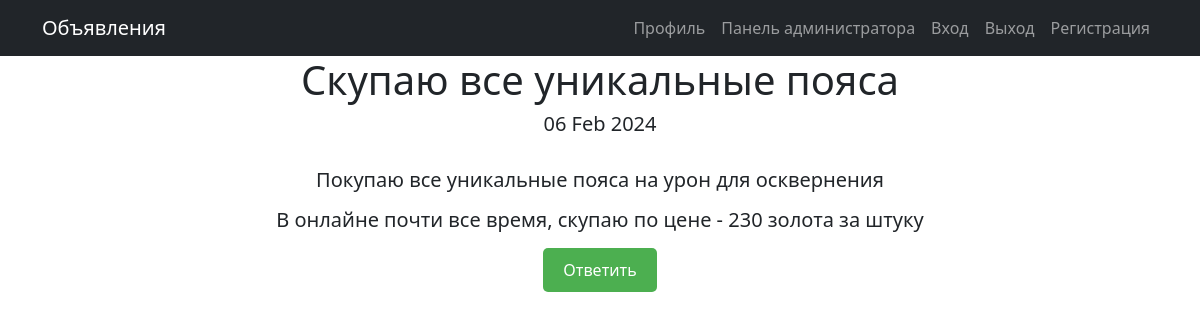
The page /5 on the database its author committed.
### trade/models.py (models this page shows, shortened)
class Post(models.Model):
    TANK = 'TK'
    HEAL = 'HL'
    DEALDAMAGE = 'DD'
    TRADER = 'TD'
    GUILDMASTER = 'GM'
    QUESTGIVER = 'QG'
    BLACKSMITH = 'BS'
    TANNER = 'TR'
    POTIONMAKER = 'PM'
    SPELLMASTER = 'SM'
    CATEGORY_OF_POST = [
        (TANK, 'Танки'),
        (HEAL, 'Хилы'),
        (DEALDAMAGE, 'ДД'),
        (TRADER, 'Торговцы'),
        (GUILDMASTER, 'Гилдмастер'),
        (QUESTGIVER, 'Квестгивер'),
        (BLACKSMITH, 'Кузнец'),
        (TANNER, 'Кожевники'),
        (POTIONMAKER, 'Зельевары'),
        (SPELLMASTER, 'Мастера заклинаний')
    ]
    title = models.CharField(max_length=60, default='Заголовок')
    category = models.CharField(max_length=2, choices=CATEGORY_OF_POST, default=TANK)
    content = RichTextField()
    likes = models.IntegerField(default=0)
    member = models.ForeignKey(MemberUser, on_delete=models.CASCADE)
    post_date = models.DateTimeField(auto_now_add=True)

### trade/views.py (the view)
# urls.py: path('<int:pk>', PostDetails.as_view(), name='post_detail'),
class PostDetails(DetailView):
    model = Post
    template_name = 'post.html'
    context_object_name = 'post'
    def get_context_data(self, **kwargs):
        context = super().get_context_data(**kwargs)
        context['current_user'] = self.request.user
        return context

### templates/post.html (shortened to what this page needs)
{% extends 'flatpages/default.html' %}
{% block content %}
<h1>{{ post.title }}</h1>
<h5>{{ post.post_date|date:'d M Y' }}</h5>
<br>
<h5>{{ post.content|safe }}</h5>
<a href="{{post.id}}/response/create/" class="my-button">Ответить</a>
{% endblock content %}

### rows shown on the page
Post: title "Скупаю все уникальные пояса", post_date "06 Feb 2024", content "Покупаю все уникальные пояса на урон для осквернения В онлайне почти все время, скупаю по цене - 230 золота за штуку"
